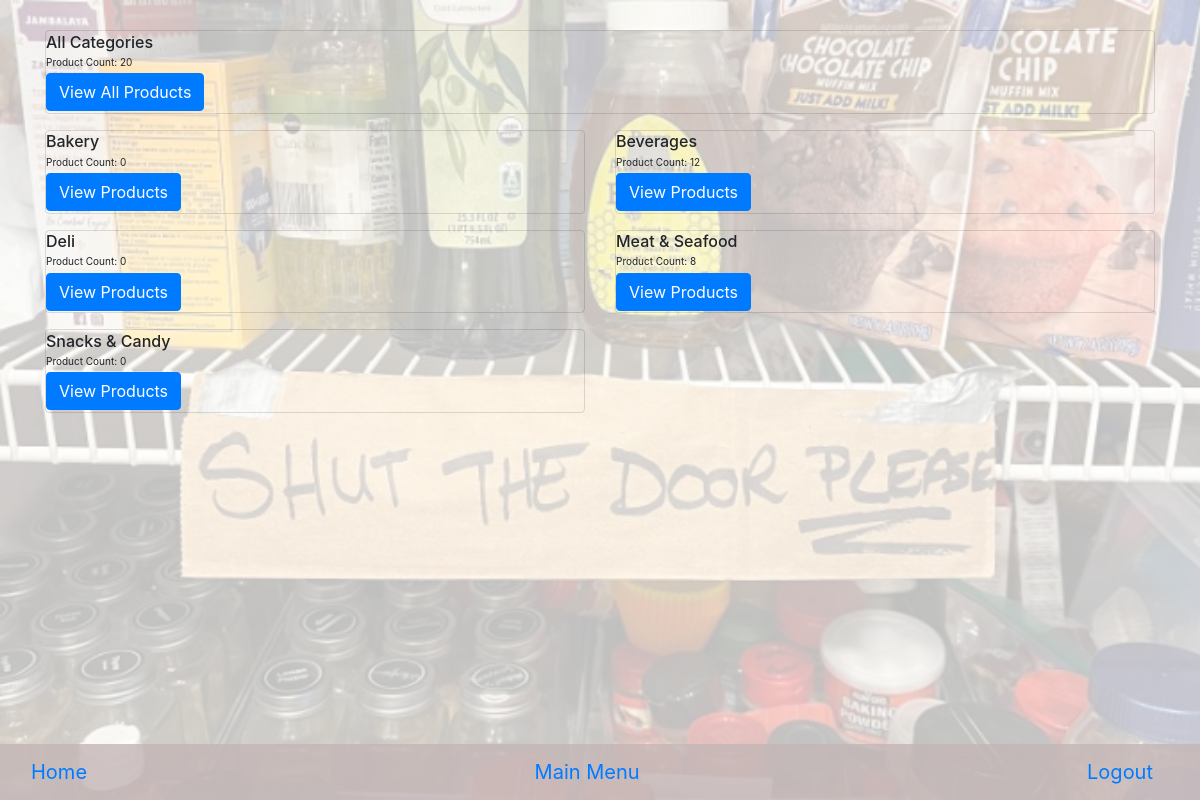
Screenshot of /items (signed in) with the database file from the repository.
### JacksonInventory/models.py (models this page shows)
class Category(db.Model):
    id = db.Column(db.Integer, primary_key=True)
    category = db.Column(db.String(75), unique=True)
    items = db.relationship('Item', backref='category', lazy=True)

### JacksonInventory/routes.py (the view)
@app.route('/items')
@login_required
def items_page():
    query = text('''
    SELECT c.id, c.category, COUNT(i.category_id) AS product_count
    FROM category c
    LEFT JOIN item i ON i.category_id = c.id
    GROUP BY c.id, c.category
    ORDER BY c.category
    ''')
    result = db.session.execute(query)
    categories = result.fetchall()
    total_product_count = db.session.query(func.count()).select_from(Item).scalar()
    return render_template('items.html', categories=categories, total_product_count=total_product_count)

### JacksonInventory/models.py (called while the page is built)
@login_manager.user_loader
def load_user(user_id):
    return User.query.get(int(user_id))

### JacksonInventory/routes.py (called while the page is built)
@app.context_processor
def base():
    form = SearchForm()
    return dict(form=form)

### JacksonInventory/templates/items.html (shortened to what this page needs)
{% extends 'base.html' %}
{% block content %}
<br/></br/>
<div class="container">
  <div class="row justify-content-center">
    <div class="col-12">
      {% if categories %}
      <div class="card mb-3" style="background-color: transparent;">
        <div class="row no-gutters">
          <div class="col-6">
            <div class="card-body">
              <h6 class="card-title">All Categories</h6>
              <p class="card-text">Product Count: {{ total_product_count }}</p>
              <a href="{{ url_for('all_categories_page') }}" class="btn btn-primary">View All Products</a>
            </div>
          </div>
        </div>
      </div>
      {% endif %}
      <div class="row">
        {% for category in categories %}
        <div class="col-6">
          <div class="card mb-3" style="background-color: transparent;">
            <div class="row no-gutters">
              <div class="col-12">
                <div class="card-body">
                  <h6 class="card-title">{{ category[1] }}</h6>
                  <p class="card-text">Product Count: {{ category[2] }}</p>
                  <a href="{{ url_for('category_page', id=category[0]) }}" class="btn btn-primary">View Products</a>
                </div>
              </div>
            </div>
          </div>
        </div>
        {% endfor %}
      </div>
    </div>
  </div>
</div>
{% endblock %}

### JacksonInventory/templates/base.html (style rules this page uses)
body { margin-bottom: 56px; }
body::after { content: ""; background-image: url("static/images/pantry.jpg"); background-repeat: no-repeat; background-size: cover; background-position: center; opacity: 0.25; top: 0; left: 0; bottom: 0; right: 0; position: fixed; z-index: -1; }

### JacksonInventory/templates/items.html (style rules this page uses)
body { font-size: 10px; }
.card-body { padding: 0.1rem 0; }
.card-title, .card-text { margin-bottom: 0.2rem; }

### rows the page displays
Category: category "Bakery", category "0"
Category: category "Beverages", category "12"
Category: category "Deli", category "0"
Category: category "Meat & Seafood", category "8"
Category: category "Snacks & Candy", category "0"

### other values shown
{{ total_product_count }} "20"
